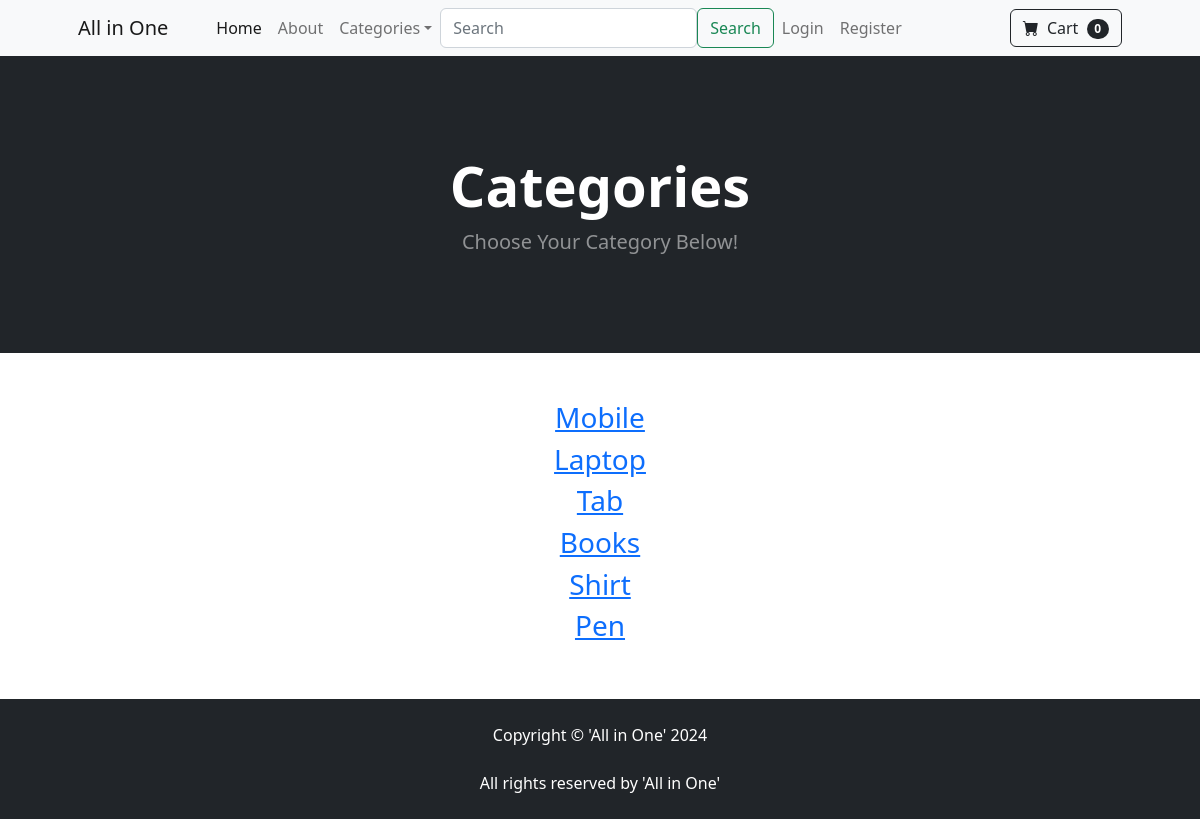
The app's page /category_summary/ with its own data.
### store/models.py (models this page shows)
class Category(models.Model):
    name = models.CharField(max_length=30)
    def __str__(self):
        return self.name
    class Meta:
        verbose_name_plural = 'categories' #verbose_name_plural

### store/views.py (the view)
# urls.py: path('category_summary/', views.category_summary, name = 'category_summary'),
def category_summary(request):
    categories = Category.objects.all()
    return render(request, 'category_summary.html', {"categories": categories})

### cart/cart.py (called while the page is built)
    def __len__(self):
        return len(self.cart)

### cart/context_processors.py (called while the page is built)
def cart(request):
    return {'cart': Cart(request)}

### store/templates/category_summary.html
{% extends 'base.html' %}
{% load static %}
{% block content %}
<header class="bg-dark py-5">
    <div class="container px-4 px-lg-5 my-5">
        <div class="text-center text-white">
            <h1 class="display-4 fw-bolder">Categories</h1>
            <p class="lead fw-normal text-white-50 mb-0">Choose Your Category Below!</p>
        </div>
    </div>
</header>
<div class ="container">
    <div class="row">
        <center>
            <div class="col-8">
                <br/><br/>
                {% for category in categories %}
                    <h3><a href="{% url 'category' category %}">{{category}}</a></h3>
                {% endfor %}
                <br/><br/>
            </div>
        </center>
    </div>
</div>
{% endblock %}

### records on screen
Category: name "Mobile"
Category: name "Laptop"
Category: name "Tab"
Category: name "Books"
Category: name "Shirt"
Category: name "Pen"

### other values on screen
{{ cart|length }} "0"
